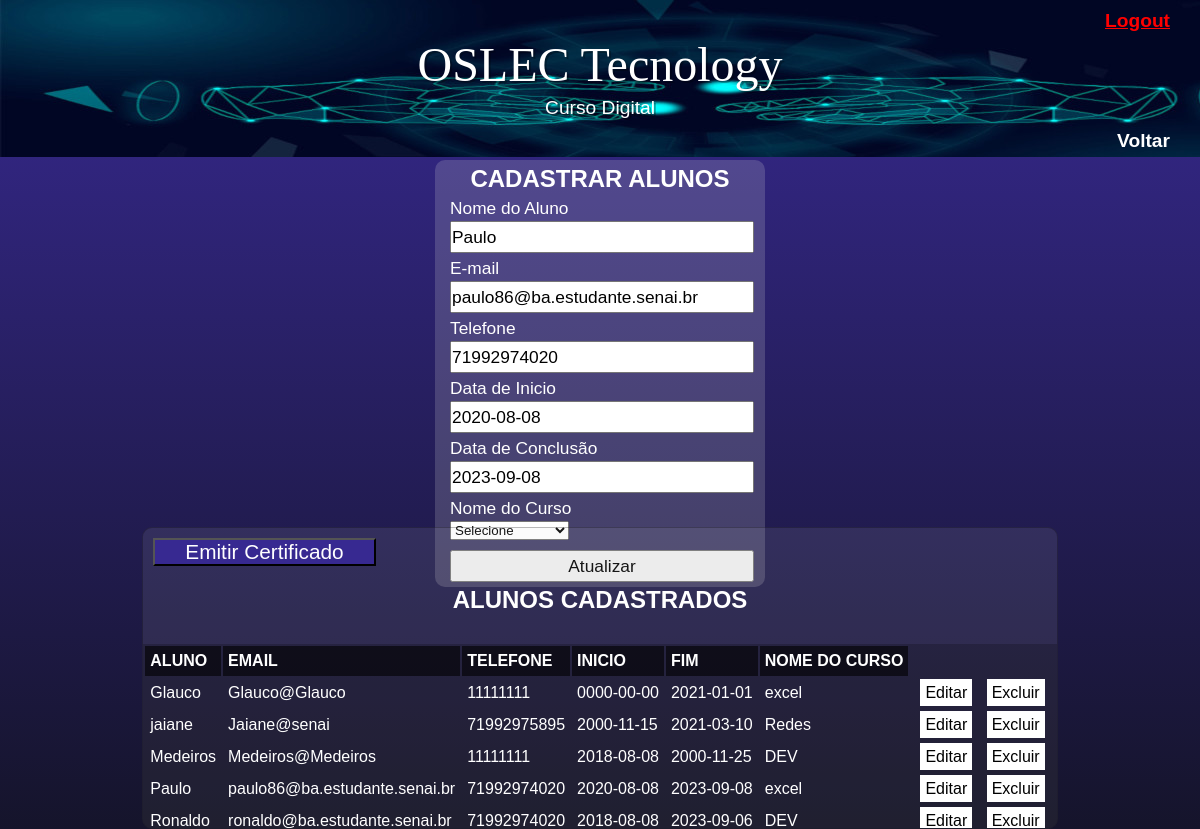
The page /mentorados.php?id_up=9 (signed in) on the database its author committed.
### tables this page shows
CREATE TABLE `mentorados` (
  `id_Aluno` int(11) NOT NULL AUTO_INCREMENT,
  `nome_Aluno` varchar(30) NOT NULL,
  `email_Aluno` varchar(30) NOT NULL,
  `telefone` char(15) NOT NULL,
  `periodo_inicial` date NOT NULL,
  `periodo_final` date NOT NULL,
  `id_Curso` int(11) DEFAULT NULL,
  `cod_certificado` int(11) DEFAULT NULL,
  PRIMARY KEY (`id_Aluno`),
  KEY `curso_fk_mentorados` (`id_Curso`),
  CONSTRAINT `curso_fk_mentorados` FOREIGN KEY (`id_Curso`) REFERENCES `cursos` (`id_Curso`) ON DELETE CASCADE ON UPDATE NO ACTION
);

CREATE TABLE `cursos` (
  `id_Curso` int(11) NOT NULL AUTO_INCREMENT,
  `nome_Curso` varchar(30) NOT NULL,
  `carga_Horaria` int(11) NOT NULL,
  `descritivo` char(200) DEFAULT NULL,
  PRIMARY KEY (`id_Curso`)
);

### classes/cliente.php (called while the page is built, shortened)
<?php
    class Cliente{
        private $pdo;
        public function __construct($dbname, $host, $user, $senha)
        {
            try {
                $this->pdo = new PDO("mysql:dbname=".$dbname.";host=".$host,$user,$senha);
            } catch (PDOException $e) {
                echo "Erro com o banco de dados: ".$e->getMessage();
                exit();
            } catch (Exception $e){
                echo "Erro generico: ".$e->getMessage();
                exit();
            }
        }
        public function buscarDadosAlunos()
        {
            $cmd = $this->pdo->query("SELECT * FROM mentorados m INNER JOIN cursos c ON m.id_Curso = c.id_Curso ORDER BY nome_Aluno");
            $res = $cmd->fetchAll(PDO::FETCH_ASSOC);
            return $res;
        }
         public function buscarDadosAluno($id)
         {
             $cmd = $this->pdo->prepare("SELECT * FROM mentorados WHERE id_Aluno = :id");
             $cmd->bindValue(":id", $id);
             $cmd->execute();
             $res = $cmd->fetch(PDO::FETCH_ASSOC);
             return $res;
         }
    }
?>

### mentorados.php (the view, shortened to what this page needs)
<?php
    require_once 'classes/cliente.php';
    $clien = new Cliente("oslec_course","localhost","root","");
?>
<!DOCTYPE html>
<html lang="pt-br">
<head>
    <link rel="stylesheet" href="menus.css">
</head>
<body id="tela-menu">
    <header id="menu">
        <a href="logout.php">Logout</a>
        <h1>OSLEC Tecnology</h1>
        <p>Curso Digital</p>
        <a href="menu.php" id="email">Voltar</a>
    </header>
    <main>
        <?php
            if(isset($_GET['id_up']))
            {
                $id_update = addslashes($_GET['id_up']);
                $res = $clien->buscarDadosAluno($id_update);
            }
        ?>
        <section>
            <form method="post">
                <h2>CADASTRAR ALUNOS</h2>
                <label for="aluno">Nome do Aluno</label>
                <input name="aluno" type="text" id="aluno" value="<?php if(isset($res)){echo $res['nome_Aluno'];} ?>">
                <label for="email_aluno">E-mail</label>
                <input name="email_aluno" type="text" id="email_aluno" value="<?php if(isset($res)){echo $res['email_Aluno'];} ?>">
                <label for="telefone_Aluno">Telefone</label>
                <input name="telefone_Aluno" type="text" id="telefone_Aluno" value="<?php if(isset($res)){echo $res['telefone'];} ?>">
                <label for="inicio">Data de Inicio</label>
                <input name="inicio" type="text" id="inicio" value="<?php if(isset($res)){echo $res['periodo_inicial'];} ?>">
                <label for="final">Data de Conclusão</label>
                <input name="final" type="text" id="final" value="<?php if(isset($res)){echo $res['periodo_final'];} ?>">
                <label for="curso">Nome do Curso</label>
                <select name="id_course">
                    <option value="">Selecione</option>
                 </select>
                <input type="submit" value="<?php if(isset($res)){echo "Atualizar";}else{echo "Cadastrar";}?>">
            </form>
        </section>
        <section id="tabela">
        <div style= "margin:10px; max-width: 230px;">
            <button style="  background-color: #372991;  font-size: 1.3em;" ><a style="color: white; text-decoration: none; padding: 30px;"  href="certificado.php">Emitir Certificado</a></button>
        </div>
            <table>
                <h2 id="tabela">ALUNOS CADASTRADOS </h2>
                <tr id="titulo">
                    <td>ALUNO</td>
                    <td>EMAIL</td>
                    <td>TELEFONE</td>
                    <td>INICIO</td>
                    <td>FIM</td>
                    <td colspan="1">NOME DO CURSO</td>
                </tr>
                <?php
                    $dados = $clien->buscarDadosAlunos();
                    if(count($dados) > 0)
                    {
                        for ($i=0; $i < count($dados); $i++)
                        {
                            echo "<tr>";
                            foreach($dados[$i] as $k => $v)
                            {
                                if($k != "id_Aluno" && $k != "id_Curso" && $k != "carga_Horaria" && $k != "descritivo" && $k != "cod_certificado")
                                {
                                    echo "<td>$v</td>";
                                }
                            }
                ?>
                    <td>
                        <a href="mentorados.php?id_up=<?= $dados[$i]['id_Aluno'] ?>">Editar</a>
                        <a href="mentorados.php?id=<?= $dados[$i]['id_Aluno'] ?>">Excluir</a>
                    </td>
                <?php
                            echo "</tr>";
                        }
                    }
                    ?>
        </section>
    </main>
</body>
</html>

### menus.css (style rules this page uses)
* { margin: 0px; padding: 0px; }
body { background-image: linear-gradient(180deg, #372991, #15142b); background-attachment: fixed; color: white; font-family: Arial, Helvetica, sans-serif; min-width: 400px; }
header { background-image: url("img/imagem-p1.jpg"); min-height: 130px; color: white; font-family: Arial, Helvetica, sans-serif; text-align: center; }
header > h1 { color: white; font-family: 'Bebas Neue', cursive; font-size: 3em; font-weight: normal; margin-bottom: 5px; text-shadow: 2px 2px 0px rgba(0, 0, 0, 0.267); }
header a { display: flex; justify-content: flex-end; padding: 10px 30px 5px 30px; font-size: 1.2em; font-weight: bold; color: white; text-decoration: none; }
header > p { font-size: 1.2em; color: white; max-width: 600px; padding-left: 10px; padding-right: 10px; margin: auto; padding-bottom: 1px; text-shadow: 2px 2px 0px rgba(0, 0, 0, 0.363); }
label, input { display: block; line-height: 30px; height: 28px; outline: none; font-size: 13pt; width: 100%; }
form { width: 300px; background-color: rgba(214, 214, 214, 0.2); padding: 5px 15px; margin: 3px auto; border-radius: 10px; }
input[type="submit"] { margin-top: 10px; cursor: pointer; box-sizing: content-box; }
main { display: flex; flex-flow: row wrap; justify-content: space-around; }
section { height: 330px; flex-grow: 0; }
section#tabela { background-color: rgba(214, 214, 214, 0.1); overflow-y: scroll; height: 300px; margin-top: 40px; border: 1px solid rgba(0, 0, 0, 0.267); border-radius: 10px; }
h2 { text-align: center; }
h2#tabela { padding-top: 10px; }
table { background-color: rgba(0, 0, 0, 0.2); width: 100%; margin: 30px auto; margin-bottom: 0px; }
th, td { text-align: left; padding: 8px; }
tr { line-height: 30px; }
tr#titulo { font-weight: bold; background-color: rgba(0, 0, 0, 0.6); }
td { padding: 0px 5px; }
td a { background-color: white; color: black; padding: 5px; margin: 0px 5px; text-decoration: none; }

### rows shown on the page
mentorados: aluno "Paulo", email_aluno "paulo86@ba.estudante.senai.br", telefone_Aluno "71992974020", inicio "2020-08-08", final "2023-09-08", nome_Aluno "Paulo", email_Aluno "paulo86@ba.estudante.senai.br", telefone "71992974020", periodo_inicial "2020-08-08", periodo_final "2023-09-08", id_Curso.nome_Curso "excel"
mentorados: nome_Aluno "Glauco", email_Aluno "Glauco@Glauco", telefone "11111111", periodo_inicial "0000-00-00", periodo_final "2021-01-01", id_Curso.nome_Curso "excel"
mentorados: nome_Aluno "jaiane", email_Aluno "Jaiane@senai", telefone "71992975895", periodo_inicial "2000-11-15", periodo_final "2021-03-10", id_Curso.nome_Curso "Redes"
mentorados: nome_Aluno "Medeiros", email_Aluno "Medeiros@Medeiros", telefone "11111111", periodo_inicial "2018-08-08", periodo_final "2000-11-25", id_Curso.nome_Curso "DEV"
mentorados: nome_Aluno "Ronaldo", email_Aluno "ronaldo@ba.estudante.senai.br", telefone "71992974020", periodo_inicial "2018-08-08", periodo_final "2023-09-06", id_Curso.nome_Curso "DEV"
